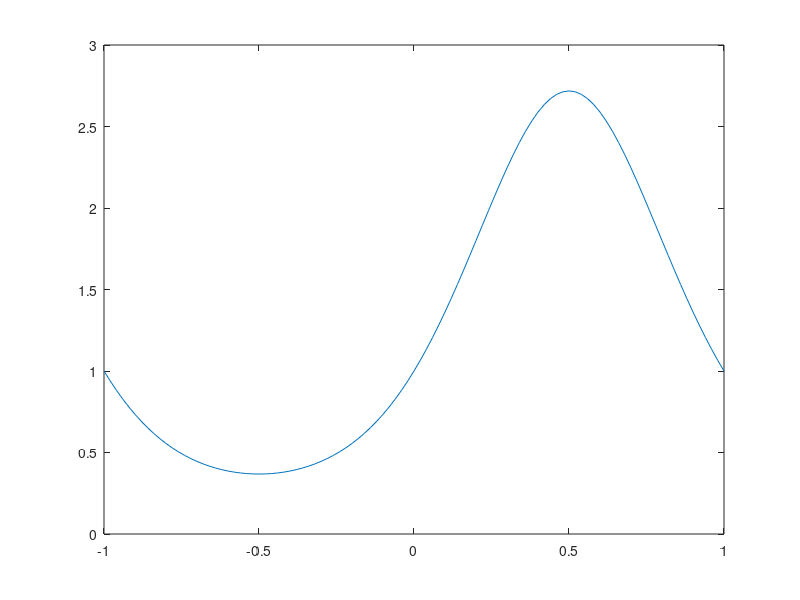
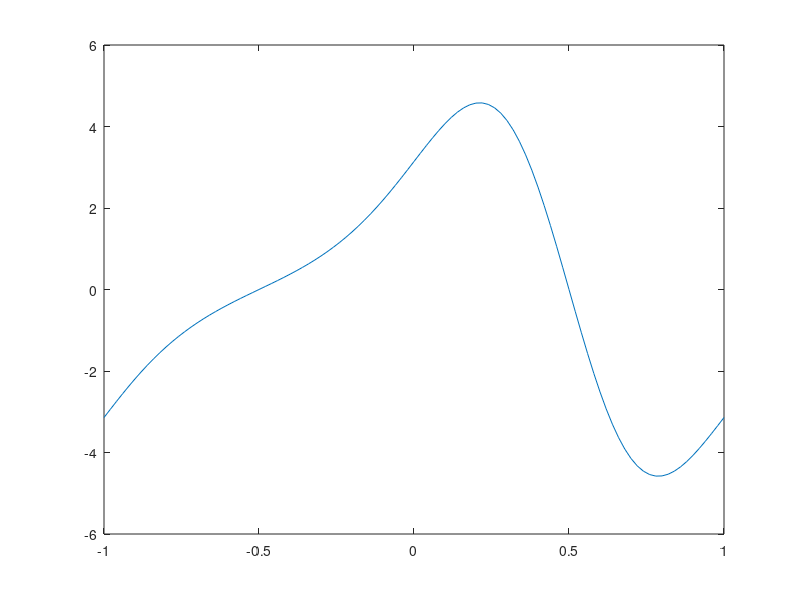

These figures' MATLAB source, in order: (Note: this script raises an error after producing the figures.)
u_analytical = @(t, x) exp(-pi^2 * t) .* exp(sin(pi * x));
dudx0_analytical = @(x) pi * exp(sin(pi * x)) .* cos(pi * x);

x = -1:.02:1;
t = 0:1/(100 * pi^2):10/pi^2;

u0 = u_analytical(0, x);
dudx0 = dudx0_analytical(x);

[t_mesh, x_mesh] = meshgrid(t, x);

u = u_analytical(t_mesh, x_mesh);

timesteps = length(t);

figure(1);
plot(x, u0, 'DisplayName', 'Analytical');
hold on;

figure(2);
plot(x, dudx0, 'DisplayName', 'Analytical');
hold on;

N_vals = 3:64;
plot_N_vals = [4 8 16 32 64];
max_error = [];
rms_error = [];
deriv_max_error = [];
deriv_rms_error = [];
for N=N_vals
    chebyshev_polys = {[1], [1 0]};

    for i=2:N
        chebyshev_polys{i+1} = 2*[chebyshev_polys{i} 0] - [0 0 chebyshev_polys{i-1}];
    end

    u_gauss_lobatto = u_analytical(0, cos(pi * (0:N) / N));
    u_gauss_lobatto = [u_gauss_lobatto u_gauss_lobatto(end-1:-1:2)];

    u_hat = fft(u_gauss_lobatto);
    u_hat = real(u_hat(1:N+1));
    u_hat = u_hat / N ./ resize(c(0:N, N), size(u_hat));
    u_hat_1 = zeros(size(u_hat));
    u_hat_1(end-1) = 2 * N * u_hat(end);

    for k=N-2:-1:0
        u_hat_1(k+1) = u_hat_1(k+3) + 2 * (k+1) * u_hat(k+2);
    end

    u_hat_1(1) = u_hat_1(1) / 2;

    u_cheby = zeros(size(x));
    u_prime_cheby = zeros(size(x));

    for i=1:N+1
        u_cheby = u_cheby + real(u_hat(i)) * polyval(chebyshev_polys{i}, x);
        u_prime_cheby = u_prime_cheby + real(u_hat_1(i)) * polyval(chebyshev_polys{i}, x);
    end

    error = u_cheby - u0;
    max_error(end+1) = max(abs(error));
    rms_error(end+1) = sqrt(mean(error.^2));
    deriv_error = u_prime_cheby - dudx0;
    deriv_max_error(end+1) = max(abs(deriv_error));
    deriv_rms_error(end+1) = sqrt(mean(deriv_error.^2));

    if ismember(N, plot_N_vals)
        figure(1);
        plot(x, u_cheby, '--', 'DisplayName', "N = " + num2str(N));
        figure(2);
        plot(x, u_prime_cheby, '--', 'DisplayName', "N = " + num2str(N));
    end

end

figure(1);
hold off;
title("Chebyshev Approximations of u(x) by Order (N)");
xlabel("x");
ylabel("y");
legend();


figure(2);
hold off;
title("Chebyshev Approximations of u'(x) by Order (N)");
xlabel("x");
ylabel("y");
legend();

figure(3);
loglog(N_vals, max_error);
hold on;
loglog(N_vals, rms_error);
hold off;
title("Error of Chebyshev Approximations of u(x) vs Order");
xlabel("Order (N)");
ylabel("Error");
legend(["Max Error", "RMS Error"]);

figure(4);
loglog(N_vals, deriv_max_error);
hold on;
loglog(N_vals, deriv_rms_error);
hold off;
title("Error of Chebyshev Approximations of u'(x) vs Order");
xlabel("Order (N)");
ylabel("Error");
legend(["Max Error", "RMS Error"]);

animation = false;

if animation
    fig = figure();
    p = plot(x, u(:, 1));
    ylim([-1 1]);
    for l=2:timesteps
        p.YData = u(:, l);
        ylim([-1 1]);
        drawnow;
        pause(1/150);
    end
end

function out = c(k, N) 
    out = ones(size(k));
    out(k == 0 | k == N) = 2;
end
